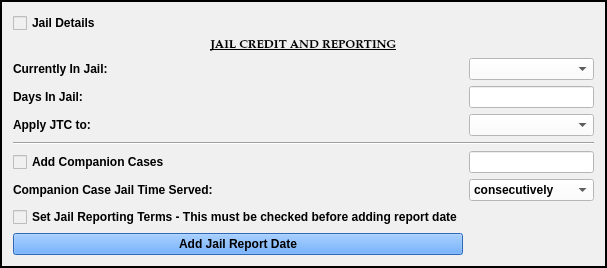
        <widget class="QFrame" name="jail_details_frame">
         <property name="font">
          <font>
           <family>Palatino Linotype</family>
           <pointsize>9</pointsize>
           <weight>75</weight>
           <italic>false</italic>
           <bold>true</bold>
          </font>
         </property>
         <property name="styleSheet">
          <string notr="true">background-color: rgb(240, 240, 240);
font: 75 9pt &quot;Palatino Linotype&quot;;
font-weight: bold;</string>
         </property>
         <property name="frameShape">
          <enum>QFrame::Box</enum>
         </property>
         <property name="frameShadow">
          <enum>QFrame::Plain</enum>
         </property>
         <property name="lineWidth">
          <number>2</number>
         </property>
         <layout class="QGridLayout" name="gridLayout_6">
          <item row="4" column="0">
           <widget class="QLabel" name="label_16">
            <property name="text">
             <string>Apply JTC to:</string>
            </property>
           </widget>
          </item>
          <item row="2" column="1">
           <widget class="NoScrollComboBox" name="in_jail_box">
            <property name="focusPolicy">
             <enum>Qt::StrongFocus</enum>
            </property>
            <property name="styleSheet">
             <string notr="true">background-color: rgb(255, 255, 255);</string>
            </property>
            <item>
             <property name="text">
              <string/>
             </property>
            </item>
            <item>
             <property name="text">
              <string>Yes</string>
             </property>
            </item>
            <item>
             <property name="text">
              <string>No</string>
             </property>
            </item>
           </widget>
          </item>
          <item row="3" column="0">
           <widget class="QLabel" name="label_13">
            <property name="text">
             <string>Days In Jail:</string>
            </property>
           </widget>
          </item>
          <item row="3" column="1">
           <widget class="QLineEdit" name="jail_time_credit_box">
            <property name="styleSheet">
             <string notr="true">background-color: rgb(255, 255, 255);</string>
            </property>
           </widget>
          </item>
          <item row="5" column="0" colspan="2">
           <widget class="Line" name="line_3">
            <property name="orientation">
             <enum>Qt::Horizontal</enum>
            </property>
           </widget>
          </item>
          <item row="2" column="0">
           <widget class="QLabel" name="label_6">
            <property name="text">
             <string>Currently In Jail:</string>
            </property>
           </widget>
          </item>
          <item row="8" column="0">
           <widget class="QCheckBox" name="jail_checkBox">
            <property name="text">
             <string>Set Jail Reporting Terms - This must be checked before adding report date</string>
            </property>
           </widget>
          </item>
          <item row="6" column="0">
           <widget class="QCheckBox" name="add_companion_cases_checkBox">
            <property name="text">
             <string>Add Companion Cases</string>
            </property>
           </widget>
          </item>
          <item row="9" column="0">
           <widget class="QPushButton" name="add_jail_report_Button">
            <property name="styleSheet">
             <string notr="true">background-color: rgb(62, 146, 255)</string>
            </property>
            <property name="text">
             <string>Add Jail Report Date</string>
            </property>
           </widget>
          </item>
          <item row="6" column="1">
           <widget class="QLineEdit" name="companion_cases_box">
            <property name="styleSheet">
             <string notr="true">background-color: rgb(255, 255, 255);</string>
            </property>
           </widget>
          </item>
          <item row="0" column="0" colspan="2">
           <widget class="QCheckBox" name="jail_details_check_box">
            <property name="text">
             <string>Jail Details</string>
            </property>
           </widget>
          </item>
          <item row="4" column="1">
           <widget class="NoScrollComboBox" name="jail_time_credit_apply_box">
            <property name="focusPolicy">
             <enum>Qt::StrongFocus</enum>
            </property>
            <property name="styleSheet">
             <string notr="true">background-color: rgb(255, 255, 255);</string>
            </property>
            <item>
             <property name="text">
              <string/>
             </property>
            </item>
            <item>
             <property name="text">
              <string>Costs and Fines</string>
             </property>
            </item>
            <item>
             <property name="text">
              <string>Sentence</string>
             </property>
            </item>
           </widget>
          </item>
          <item row="1" column="0" colspan="2">
           <widget class="QLabel" name="jail_time_credit_label">
            <property name="maximumSize">
             <size>
              <width>16777215</width>
              <height>50</height>
             </size>
            </property>
            <property name="font">
             <font>
              <family>Palatino Linotype</family>
              <pointsize>9</pointsize>
              <weight>75</weight>
              <italic>false</italic>
              <bold>true</bold>
              <underline>true</underline>
             </font>
            </property>
            <property name="text">
             <string>JAIL CREDIT AND REPORTING</string>
            </property>
            <property name="alignment">
             <set>Qt::AlignCenter</set>
            </property>
           </widget>
          </item>
          <item row="7" column="0">
           <widget class="QLabel" name="companion_cases_sentence_label">
            <property name="text">
             <string>Companion Case Jail Time Served:</string>
            </property>
           </widget>
          </item>
          <item row="7" column="1">
           <widget class="NoScrollComboBox" name="companion_cases_sentence_box">
            <property name="styleSheet">
             <string notr="true">background-color: rgb(255, 255, 255);</string>
            </property>
            <item>
             <property name="text">
              <string>consecutively</string>
             </property>
            </item>
            <item>
             <property name="text">
              <string>concurrently</string>
             </property>
            </item>
           </widget>
          </item>
         </layout>
        </widget>
